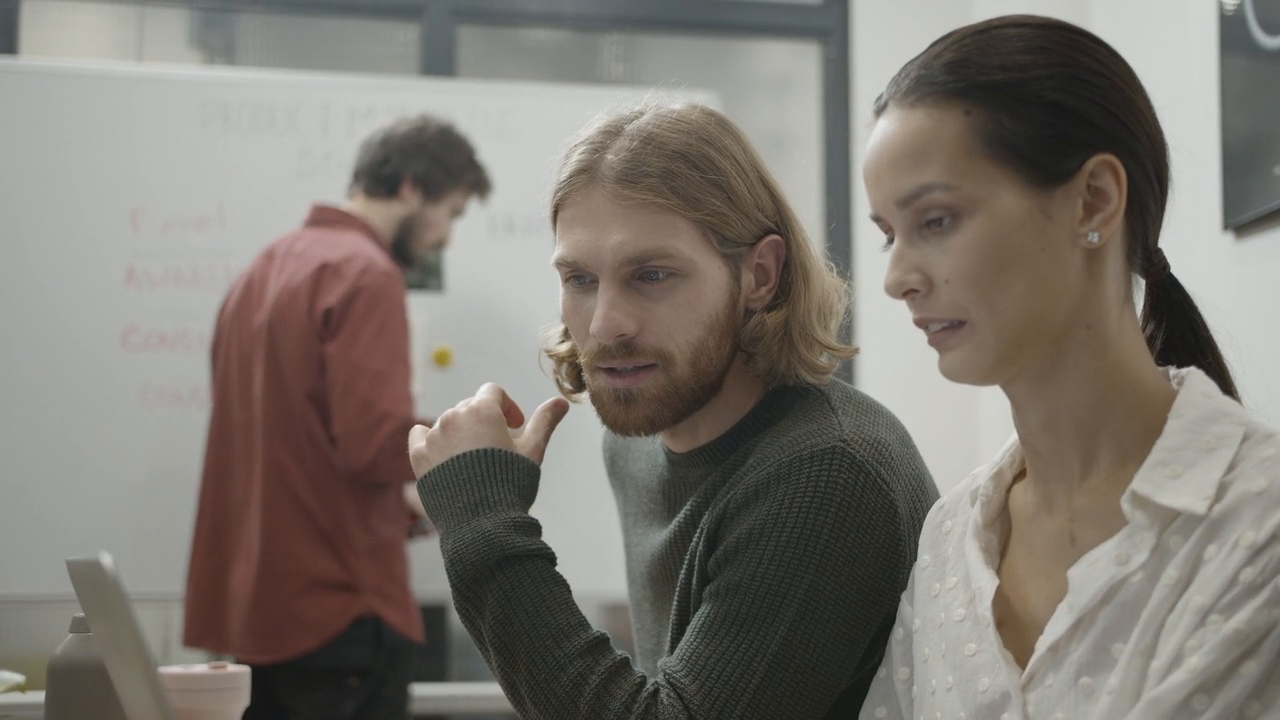
#> input picture frame 36 of opencv/people.mp4, 1280 x 720 px
$ jupyter execute video_detector.ipynb
#> lines starting #> are read from the running program, lines starting #| are printed output that depends on the picture; after the words box and inside, x2 and y2 are one past the last pixel; in counts of white or black regions, pixels touching at a corner belong together
[cell 1]
import cv2
import numpy as np
import matplotlib.pyplot as plt

[cell 2]
cap = cv2.VideoCapture('people.mp4')

w = int(cap.get(3))
h = int(cap.get(4))

out = cv2.VideoWriter('detections.mp4', cv2.VideoWriter_fourcc(*'mp4v'),30, (w,h), True)

face_detector = cv2.CascadeClassifier('haarcascade_frontalface_default.xml')

def detect_faces(image):
    face_detections = face_detector.detectMultiScale(image, scaleFactor=1.09)
    return face_detections

[cell 3]
while cap.isOpened():
    ret, frame = cap.read()
#> frame is the input picture: shape (720, 1280, 3); mean B, G, R 112.8, 119.6, 125.1
    if ret:
        gray = cv2.cvtColor(frame, cv2.COLOR_BGR2GRAY)
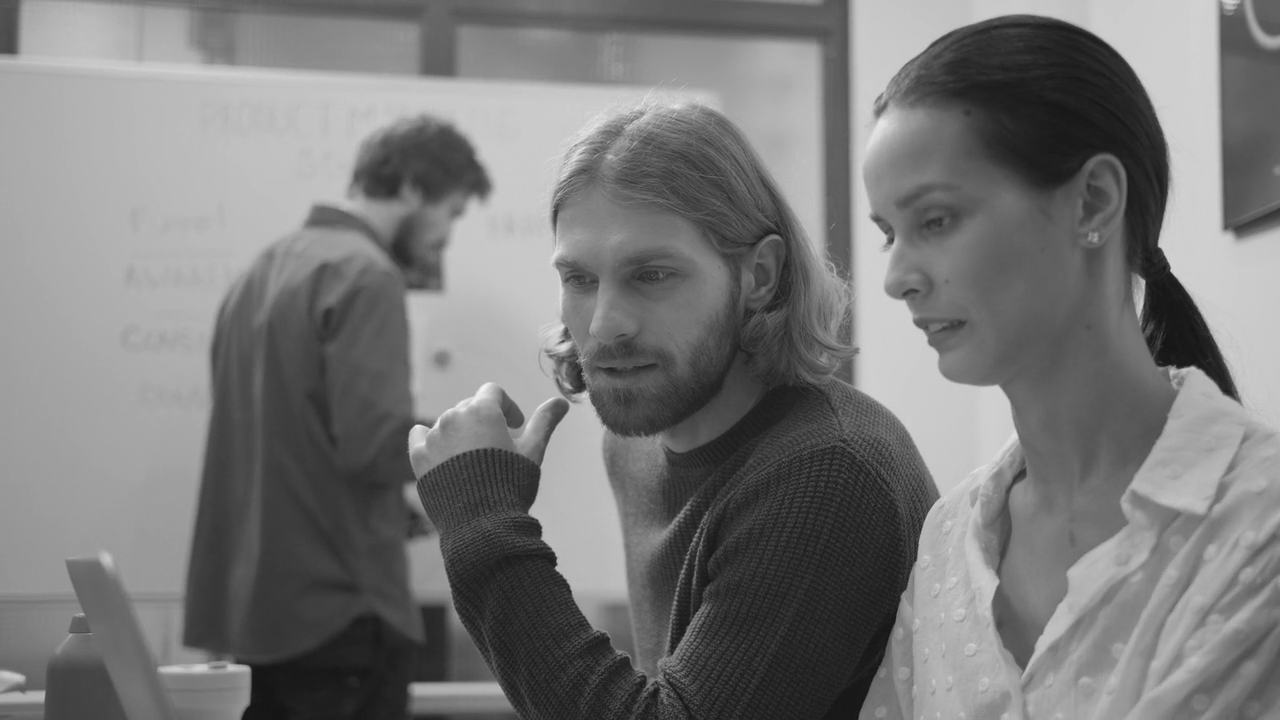
#> gray: shape (720, 1280); min 16, max 244, mean 120.5
        detection = detect_faces(gray)
#> in detect_faces, `face_detections = face_detector.detectMultiScale(image, scaleFactor=1...`: face_detections = [[510, 201, 208, 208]]
#> detection = [[510, 201, 208, 208]]
        for (x,y,w,h) in detection:
            cv2.rectangle(frame,(x,y), (x + w, y + h), (0,255,0), 2)
#> this loop made 1 pass
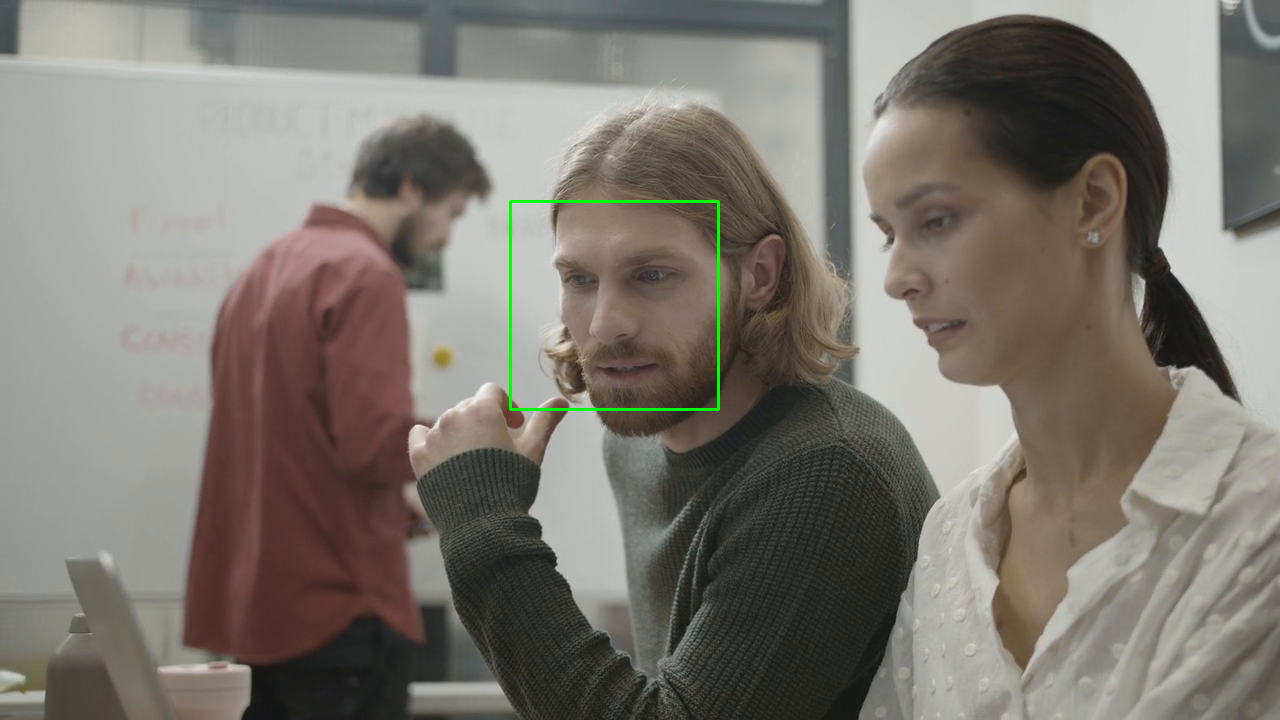
#> frame: shape (720, 1280, 3); 0.27% of pixels changed, all inside (x1, y1, x2, y2) = (509, 200, 720, 411)
        out.write(frame)

    else:
        break

cap.release()
out.release()
cv2.destroyAllWindows

$ run again, starting later in the video
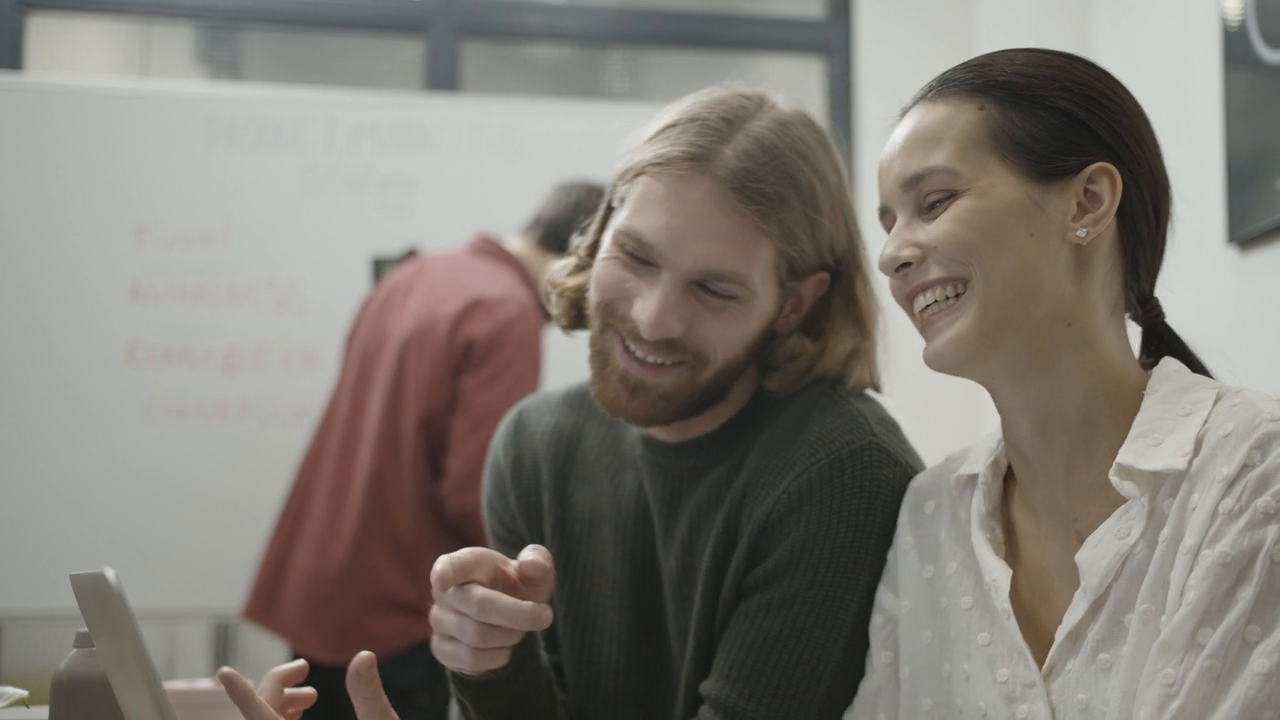
#> input picture frame 166 of opencv/people.mp4, 1280 x 720 px
#> frame is the input picture: shape (720, 1280, 3); mean B, G, R 117.6, 124.3, 129.5
#> `gray = cv2.cvtColor(frame, cv2.COLOR_BGR2GRAY)`:
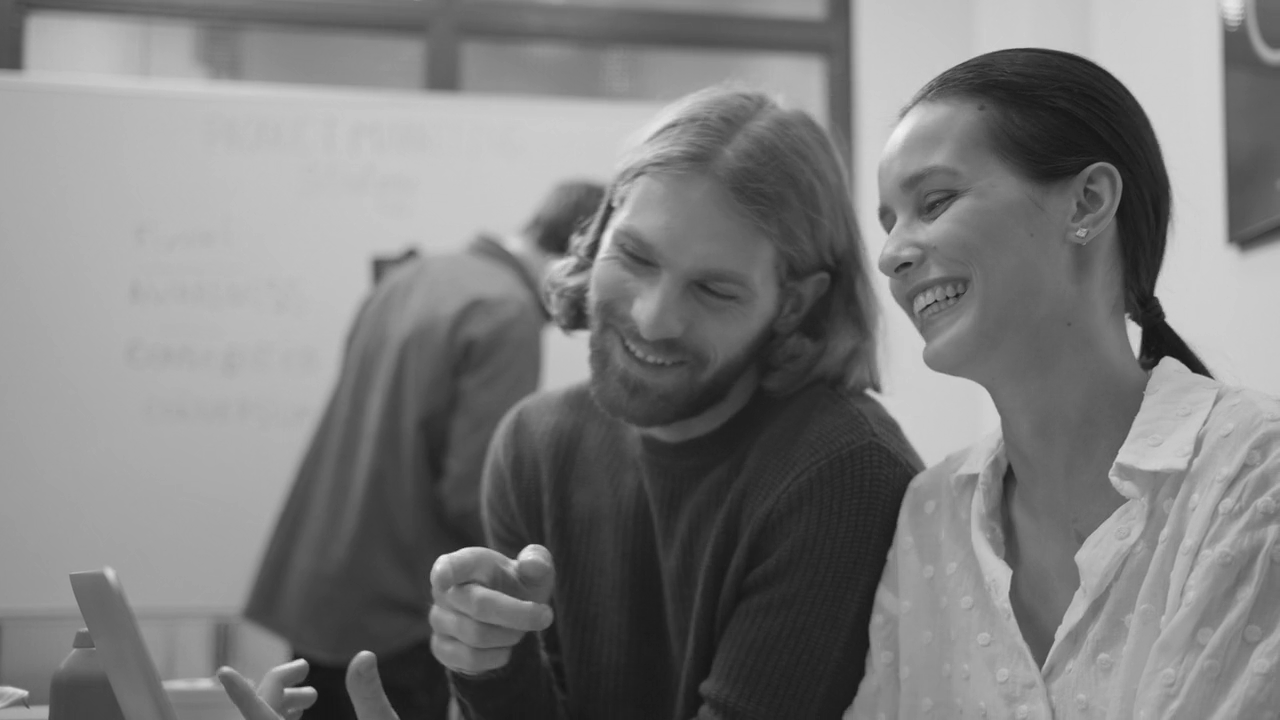
#> gray: shape (720, 1280); min 17, max 243, mean 125.1
#> face_detections = [[411, 530, 147, 147]]
#> the loop `for (x,y,w,h) in detection:` made 1 pass
#> after the loop `for (x,y,w,h) in detection:`:
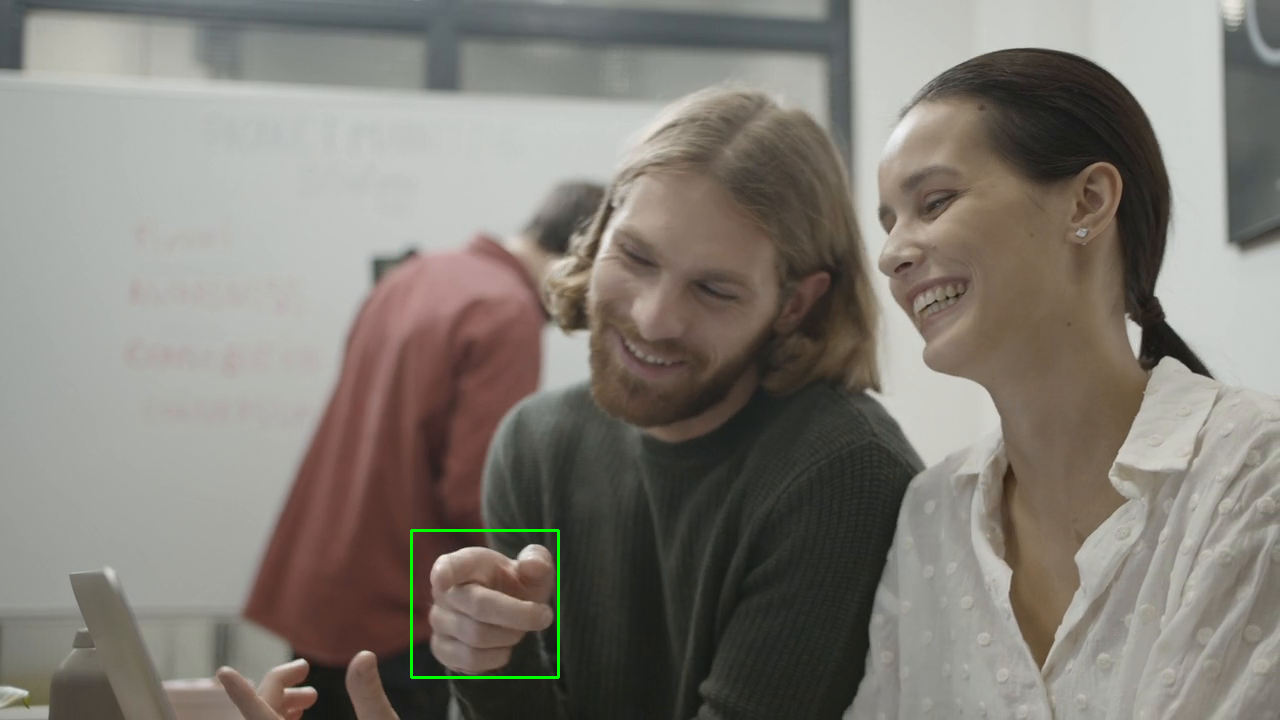
#> frame: shape (720, 1280, 3); 0.19% of pixels changed, all inside (x1, y1, x2, y2) = (410, 529, 560, 679)

$ run again, starting later in the video
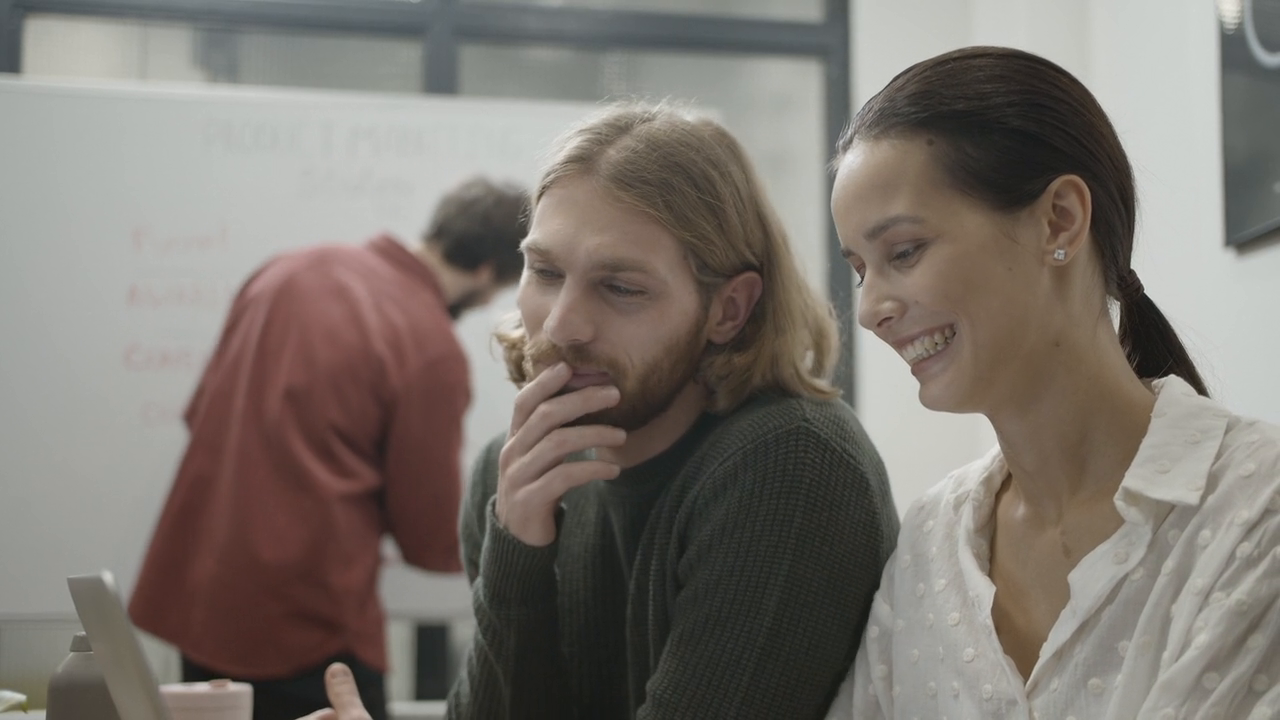
#> input picture frame 295 of opencv/people.mp4, 1280 x 720 px
#> frame is the input picture: shape (720, 1280, 3); mean B, G, R 111.3, 117.8, 124.2
#> `gray = cv2.cvtColor(frame, cv2.COLOR_BGR2GRAY)`:
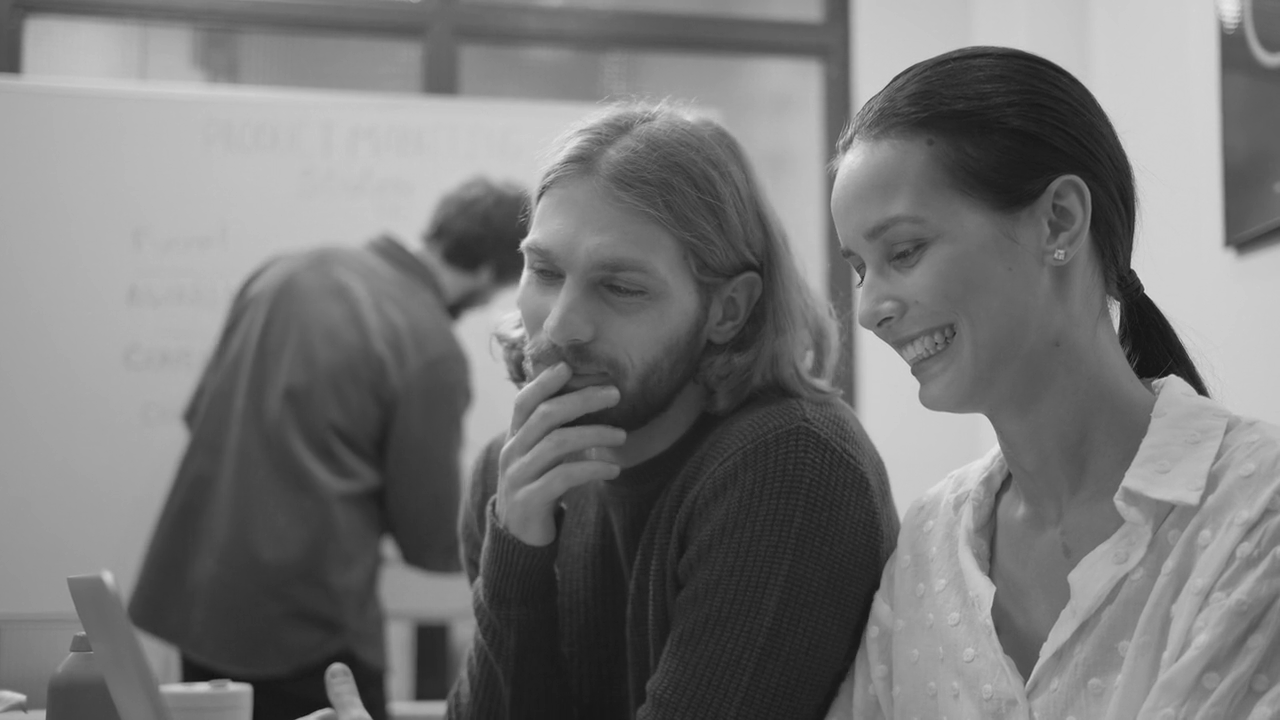
#> gray: shape (720, 1280); min 16, max 234, mean 119
#> face_detections = ()
